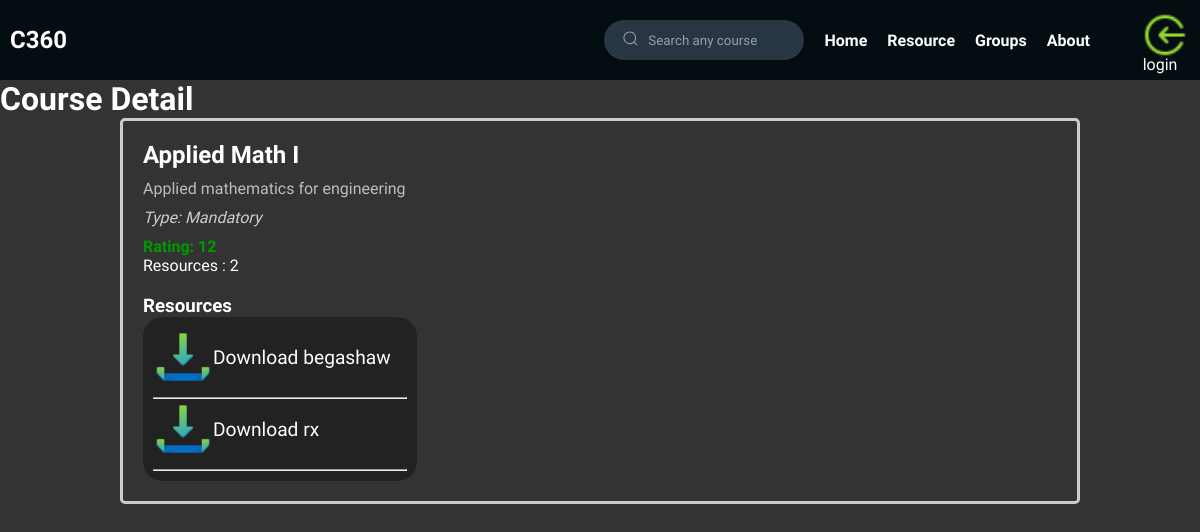
The page /course/1/ (signed in) on the database as committed earlier.
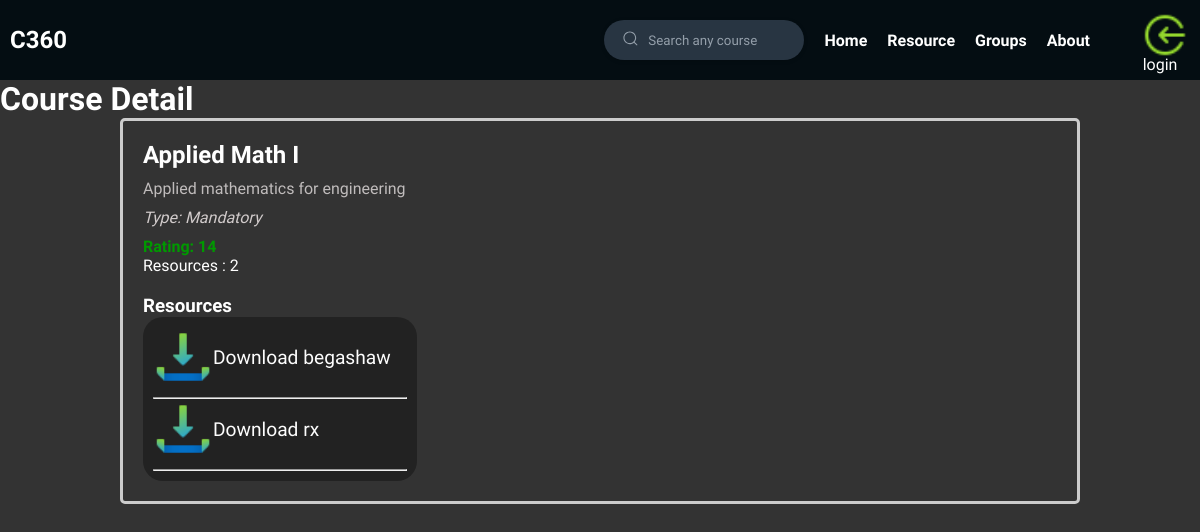
The same page on the database as committed later.
### resource/models.py (models this page shows, shortened)
class course(models.Model):
    name = models.CharField("Name", max_length=200)
    description =models.TextField()
    resource= models.ManyToManyField(resource)
    crh = models.IntegerField()
    rating = models.IntegerField()
    couree_type1 = "Mandatory"
    course_type2 = 'Elective'
    course_type3 = 'Free-Elective'
    course_typechoice = [
        (couree_type1, "Mandatory"),
        (course_type2, 'Elective'),
        (course_type3, 'Free-Elective')
    ]
    course_type = models.CharField(max_length=200, choices=course_typechoice,default=couree_type1)
    @property
    def resource_count(self):
        return self.resource.count()

### resource/views.py (the view)
# urls.py: path('course/<int:course_id>/', views.course_detail, name="course_detail"),
@login_required(login_url='login')
def course_detail(request, course_id):
    cource = course.objects.get(id=course_id)
    context = {'target_course':cource}
    return render(request, 'resource/course.html', context)

### resource/templates/resource/course.html (shortened to what this page needs)
{% extends 'main.html' %}
{% load static %}
{% block content %}
<!DOCTYPE html>
<html>
<head>
    <link rel="stylesheet" href="{% static 'resource/css/course_style.css' %}">
</head>
<body>
    <h1>Course Detail</h1>
        <div class="course-container-d">
            <div class="course-name">{{ target_course.name }}</div>
            <div class="course-description">{{ target_course.description }}</div>
            <div class="course-type">Type: {{ target_course.get_course_type_display }}</div>
            <div class="course-rating">Rating: {{ target_course.rating }}</div>
            <div class="course-resource-count">Resources : {{ target_course.resource_count }}</div>
            <div class="resource-section">
                <h3>Resources</h3>
                <ul>
                {% for resource in target_course.resource.all %}
                     <li>
                        <a href="{{ resource.file.url }}" target="_blank">
                            <img src="{% static 'resource/images/download.png' %}" alt="">
                            Download {{ resource.name }}
                        </a>
                        <hr>
                    </li>
                {% endfor %}
                </ul>
            </div>
        </div>
</body>
</html>
{% endblock content %}

Rows that differ between the two databases and show on the page:
changed course "Applied Math I": rating "12" → "14"
